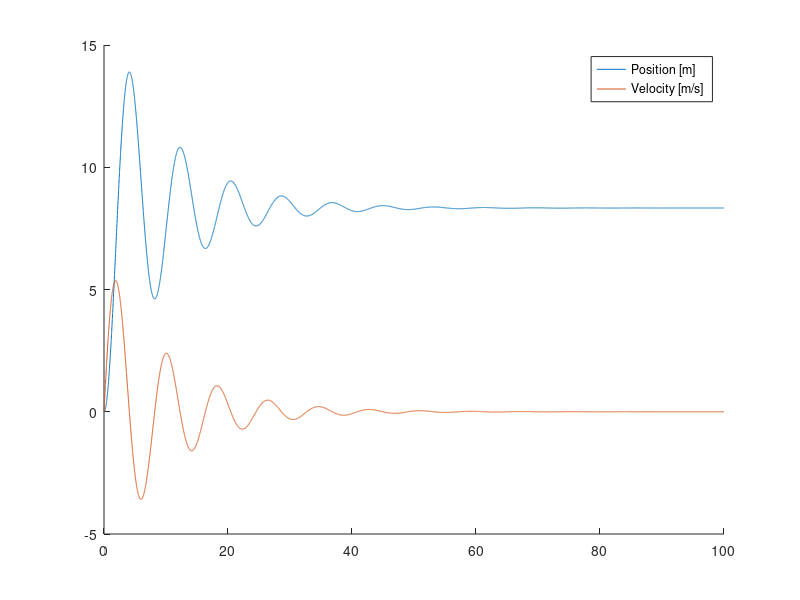

Write the MATLAB code that produced this figure.
clear all;
close all;

k=0.1; %[N/m]
m=1;  %[kg]
f = 10; %[N]
b = 0.1;

F = [0,     1;
     -k/m,  -b/m];
 
G = [0;
     1/m];

Hx = [1,    0;
      0,    1];
  
Hu = [0;
      0];
  
  sys = ss(F, G, Hx, Hu);
  t = 0:0.01:100;
  u = f*ones(size(t));
  u(20:end) = 0;
  
  
  tStep = 0.01;
  sysd = c2d(sys,tStep);
  F_d = sysd.a;
  G_d = sysd.b;
  Hx_d = sysd.c;
  Hu_d = sysd.d;
  
  xOld = [0;0];
  f=10;
  y1Arr = [];
  y2Arr = [];
  tArr = [];
  
  %Parameters
  simTime = 100; %[sec]
  xd = [10; 0];
  kp = 0.5;
  kv = 0.1;
  K = [kp, kv];
  
  xOld = [0; 0];
  
  
  
  for i=0:0.01:simTime
      
     u = K*(xd - xOld);
     xNew = F_d * xOld + G_d * u;
     yNew = Hx_d * xOld + Hu_d * u;
     
     y1Arr = [y1Arr; yNew(1)];
     y2Arr = [y2Arr; yNew(2)];
     tArr = [tArr; i];
     
     xOld = xNew;
  end
  
  figure(1);
  hold on;
  plot(tArr, y1Arr);
  plot(tArr, y2Arr);
  legend('Position [m]', 'Velocity [m/s]');